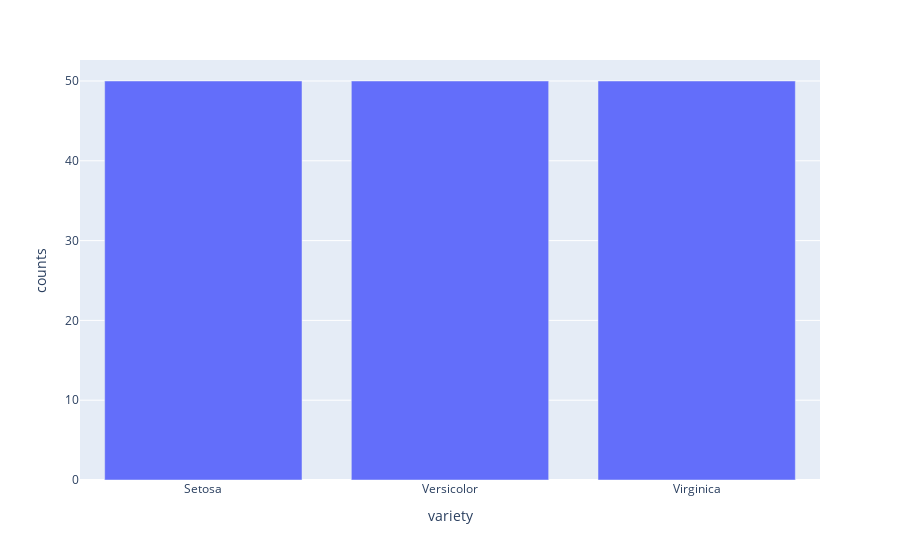

The notebook cell this image was saved under:
### Code cell
# 5. Compare number of Setosa and Versicolor and Virginica on a bar chart.
import plotly.graph_objects as go
df = df_data.groupby(['variety'])['variety'].count().reset_index(name='counts')
df
fig= px.bar(df, x= 'variety', y= 'counts')
fig.show()

### Figure 1 — Plotly figure (JSON) as saved in the notebook; plotly's stock layout.template omitted (floating-point values rounded to 4 significant figures)
{"data": [{"alignmentgroup": "True", "hovertemplate": "variety=%{x}<br>counts=%{y}<extra></extra>", "legendgroup": "", "marker": {"color": "#636efa", "pattern": {"shape": ""}}, "name": "", "offsetgroup": "", "orientation": "v", "showlegend": false, "textposition": "auto", "type": "bar", "x": ["Setosa", "Versicolor", "Virginica"], "xaxis": "x", "y": [50, 50, 50], "yaxis": "y"}], "layout": {"barmode": "relative", "legend": {"tracegroupgap": 0}, "margin": {"t": 60}, "xaxis": {"anchor": "y", "domain": [0, 1], "title": {"text": "variety"}}, "yaxis": {"anchor": "x", "domain": [0, 1], "title": {"text": "counts"}}}}
